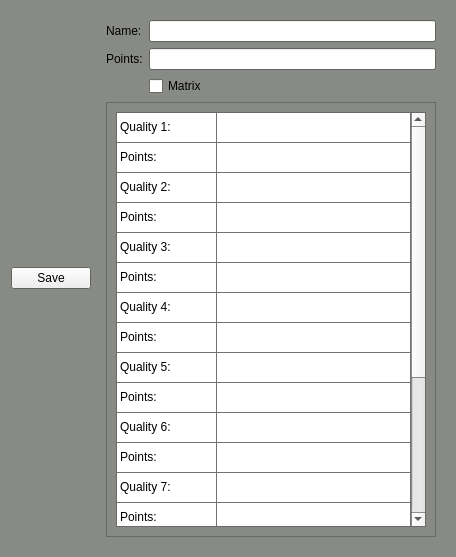
<?xml version="1.0" encoding="UTF-8"?>
<ui version="4.0">
 <class>Rubrics</class>
 <widget class="QWidget" name="Rubrics">
  <property name="geometry">
   <rect>
    <x>0</x>
    <y>0</y>
    <width>456</width>
    <height>557</height>
   </rect>
  </property>
  <property name="sizePolicy">
   <sizepolicy hsizetype="Expanding" vsizetype="Expanding">
    <horstretch>0</horstretch>
    <verstretch>0</verstretch>
   </sizepolicy>
  </property>
  <property name="palette">
   <palette>
    <active>
     <colorrole role="Base">
      <brush brushstyle="SolidPattern">
       <color alpha="255">
        <red>255</red>
        <green>255</green>
        <blue>255</blue>
       </color>
      </brush>
     </colorrole>
     <colorrole role="Window">
      <brush brushstyle="SolidPattern">
       <color alpha="255">
        <red>136</red>
        <green>138</green>
        <blue>133</blue>
       </color>
      </brush>
     </colorrole>
    </active>
    <inactive>
     <colorrole role="Base">
      <brush brushstyle="SolidPattern">
       <color alpha="255">
        <red>255</red>
        <green>255</green>
        <blue>255</blue>
       </color>
      </brush>
     </colorrole>
     <colorrole role="Window">
      <brush brushstyle="SolidPattern">
       <color alpha="255">
        <red>136</red>
        <green>138</green>
        <blue>133</blue>
       </color>
      </brush>
     </colorrole>
    </inactive>
    <disabled>
     <colorrole role="Base">
      <brush brushstyle="SolidPattern">
       <color alpha="255">
        <red>136</red>
        <green>138</green>
        <blue>133</blue>
       </color>
      </brush>
     </colorrole>
     <colorrole role="Window">
      <brush brushstyle="SolidPattern">
       <color alpha="255">
        <red>136</red>
        <green>138</green>
        <blue>133</blue>
       </color>
      </brush>
     </colorrole>
    </disabled>
   </palette>
  </property>
  <property name="windowTitle">
   <string>Rubrics</string>
  </property>
  <layout class="QHBoxLayout" name="horizontalLayout">
   <item>
    <widget class="QPushButton" name="pushButton_2">
     <property name="sizePolicy">
      <sizepolicy hsizetype="Maximum" vsizetype="Fixed">
       <horstretch>0</horstretch>
       <verstretch>0</verstretch>
      </sizepolicy>
     </property>
     <property name="text">
      <string>Save</string>
     </property>
    </widget>
   </item>
   <item>
    <widget class="QWidget" name="widget" native="true">
     <property name="sizePolicy">
      <sizepolicy hsizetype="Expanding" vsizetype="Expanding">
       <horstretch>0</horstretch>
       <verstretch>0</verstretch>
      </sizepolicy>
     </property>
     <layout class="QGridLayout" name="gridLayout">
      <item row="1" column="1">
       <widget class="QLineEdit" name="lineEdit_2"/>
      </item>
      <item row="0" column="0">
       <widget class="QLabel" name="label">
        <property name="text">
         <string>Name:</string>
        </property>
       </widget>
      </item>
      <item row="3" column="0" colspan="2">
       <widget class="QScrollArea" name="scrollArea">
        <property name="widgetResizable">
         <bool>true</bool>
        </property>
        <widget class="QWidget" name="scrollAreaWidgetContents">
         <property name="geometry">
          <rect>
           <x>0</x>
           <y>0</y>
           <width>332</width>
           <height>428</height>
          </rect>
         </property>
         <layout class="QVBoxLayout" name="verticalLayout_2">
          <item>
           <widget class="QTableWidget" name="tableWidget">
            <property name="rowCount">
             <number>20</number>
            </property>
            <property name="columnCount">
             <number>2</number>
            </property>
            <attribute name="horizontalHeaderVisible">
             <bool>false</bool>
            </attribute>
            <attribute name="horizontalHeaderDefaultSectionSize">
             <number>100</number>
            </attribute>
            <attribute name="horizontalHeaderStretchLastSection">
             <bool>true</bool>
            </attribute>
            <attribute name="verticalHeaderVisible">
             <bool>false</bool>
            </attribute>
            <row/>
            <row/>
            <row/>
            <row/>
            <row/>
            <row/>
            <row/>
            <row/>
            <row/>
            <row/>
            <row/>
            <row/>
            <row/>
            <row/>
            <row/>
            <row/>
            <row/>
            <row/>
            <row/>
            <row/>
            <column/>
            <column/>
            <item row="0" column="0">
             <property name="text">
              <string notr="true">Quality 1:</string>
             </property>
             <property name="flags">
              <set>ItemIsDragEnabled|ItemIsUserCheckable|ItemIsEnabled</set>
             </property>
            </item>
            <item row="0" column="1">
             <property name="text">
              <string/>
             </property>
             <property name="flags">
              <set>ItemIsSelectable|ItemIsEditable|ItemIsDragEnabled|ItemIsUserCheckable|ItemIsEnabled</set>
             </property>
            </item>
            <item row="1" column="0">
             <property name="text">
              <string>Points:</string>
             </property>
             <property name="flags">
              <set>ItemIsDragEnabled|ItemIsUserCheckable|ItemIsEnabled</set>
             </property>
            </item>
            <item row="1" column="1">
             <property name="text">
              <string/>
             </property>
             <property name="flags">
              <set>ItemIsSelectable|ItemIsEditable|ItemIsDragEnabled|ItemIsUserCheckable|ItemIsEnabled</set>
             </property>
            </item>
            <item row="2" column="0">
             <property name="text">
              <string>Quality 2:</string>
             </property>
             <property name="flags">
              <set>ItemIsDragEnabled|ItemIsUserCheckable|ItemIsEnabled</set>
             </property>
            </item>
            <item row="2" column="1">
             <property name="text">
              <string/>
             </property>
             <property name="flags">
              <set>ItemIsSelectable|ItemIsEditable|ItemIsDragEnabled|ItemIsUserCheckable|ItemIsEnabled</set>
             </property>
            </item>
            <item row="3" column="0">
             <property name="text">
              <string>Points:</string>
             </property>
             <property name="flags">
              <set>ItemIsDragEnabled|ItemIsUserCheckable|ItemIsEnabled</set>
             </property>
            </item>
            <item row="3" column="1">
             <property name="text">
              <string/>
             </property>
             <property name="flags">
              <set>ItemIsSelectable|ItemIsEditable|ItemIsDragEnabled|ItemIsUserCheckable|ItemIsEnabled</set>
             </property>
            </item>
            <item row="4" column="0">
             <property name="text">
              <string>Quality 3:</string>
             </property>
             <property name="flags">
              <set>ItemIsDragEnabled|ItemIsUserCheckable|ItemIsEnabled</set>
             </property>
            </item>
            <item row="4" column="1">
             <property name="text">
              <string/>
             </property>
             <property name="flags">
              <set>ItemIsSelectable|ItemIsEditable|ItemIsDragEnabled|ItemIsUserCheckable|ItemIsEnabled</set>
             </property>
            </item>
            <item row="5" column="0">
             <property name="text">
              <string>Points:</string>
             </property>
             <property name="flags">
              <set>ItemIsDragEnabled|ItemIsUserCheckable|ItemIsEnabled</set>
             </property>
            </item>
            <item row="5" column="1">
             <property name="text">
              <string/>
             </property>
             <property name="flags">
              <set>ItemIsSelectable|ItemIsEditable|ItemIsDragEnabled|ItemIsUserCheckable|ItemIsEnabled</set>
             </property>
            </item>
            <item row="6" column="0">
             <property name="text">
              <string>Quality 4:</string>
             </property>
             <property name="flags">
              <set>ItemIsDragEnabled|ItemIsUserCheckable|ItemIsEnabled</set>
             </property>
            </item>
            <item row="6" column="1">
             <property name="text">
              <string/>
             </property>
             <property name="flags">
              <set>ItemIsSelectable|ItemIsEditable|ItemIsDragEnabled|ItemIsUserCheckable|ItemIsEnabled</set>
             </property>
            </item>
            <item row="7" column="0">
             <property name="text">
              <string>Points:</string>
             </property>
             <property name="flags">
              <set>ItemIsDragEnabled|ItemIsUserCheckable|ItemIsEnabled</set>
             </property>
            </item>
            <item row="7" column="1">
             <property name="text">
              <string/>
             </property>
             <property name="flags">
              <set>ItemIsSelectable|ItemIsEditable|ItemIsDragEnabled|ItemIsUserCheckable|ItemIsEnabled</set>
             </property>
            </item>
            <item row="8" column="0">
             <property name="text">
              <string>Quality 5:</string>
             </property>
             <property name="flags">
              <set>ItemIsDragEnabled|ItemIsUserCheckable|ItemIsEnabled</set>
             </property>
            </item>
            <item row="8" column="1">
             <property name="text">
              <string/>
             </property>
             <property name="flags">
              <set>ItemIsSelectable|ItemIsEditable|ItemIsDragEnabled|ItemIsUserCheckable|ItemIsEnabled</set>
             </property>
            </item>
            <item row="9" column="0">
             <property name="text">
              <string>Points:</string>
             </property>
             <property name="flags">
              <set>ItemIsDragEnabled|ItemIsUserCheckable|ItemIsEnabled</set>
             </property>
            </item>
            <item row="9" column="1">
             <property name="text">
              <string/>
             </property>
             <property name="flags">
              <set>ItemIsSelectable|ItemIsEditable|ItemIsDragEnabled|ItemIsUserCheckable|ItemIsEnabled</set>
             </property>
            </item>
            <item row="10" column="0">
             <property name="text">
              <string>Quality 6:</string>
             </property>
             <property name="flags">
              <set>ItemIsDragEnabled|ItemIsUserCheckable|ItemIsEnabled</set>
             </property>
            </item>
            <item row="10" column="1">
             <property name="text">
              <string/>
             </property>
             <property name="flags">
              <set>ItemIsSelectable|ItemIsEditable|ItemIsDragEnabled|ItemIsUserCheckable|ItemIsEnabled</set>
             </property>
            </item>
            <item row="11" column="0">
             <property name="text">
              <string>Points:</string>
             </property>
             <property name="flags">
              <set>ItemIsDragEnabled|ItemIsUserCheckable|ItemIsEnabled</set>
             </property>
            </item>
            <item row="11" column="1">
             <property name="text">
              <string/>
             </property>
             <property name="flags">
              <set>ItemIsSelectable|ItemIsEditable|ItemIsDragEnabled|ItemIsUserCheckable|ItemIsEnabled</set>
             </property>
            </item>
            <item row="12" column="0">
             <property name="text">
              <string>Quality 7:</string>
             </property>
             <property name="flags">
              <set>ItemIsDragEnabled|ItemIsUserCheckable|ItemIsEnabled</set>
             </property>
            </item>
            <item row="12" column="1">
             <property name="text">
              <string/>
             </property>
             <property name="flags">
              <set>ItemIsSelectable|ItemIsEditable|ItemIsDragEnabled|ItemIsUserCheckable|ItemIsEnabled</set>
             </property>
            </item>
            <item row="13" column="0">
             <property name="text">
              <string>Points:</string>
             </property>
             <property name="flags">
              <set>ItemIsDragEnabled|ItemIsUserCheckable|ItemIsEnabled</set>
             </property>
            </item>
            <item row="13" column="1">
             <property name="text">
              <string/>
             </property>
             <property name="flags">
              <set>ItemIsSelectable|ItemIsEditable|ItemIsDragEnabled|ItemIsUserCheckable|ItemIsEnabled</set>
             </property>
            </item>
            <item row="14" column="0">
             <property name="text">
              <string>Quality 8:</string>
             </property>
             <property name="flags">
              <set>ItemIsDragEnabled|ItemIsUserCheckable|ItemIsEnabled</set>
             </property>
            </item>
            <item row="14" column="1">
             <property name="text">
              <string/>
             </property>
             <property name="flags">
              <set>ItemIsSelectable|ItemIsEditable|ItemIsDragEnabled|ItemIsUserCheckable|ItemIsEnabled</set>
             </property>
            </item>
            <item row="15" column="0">
             <property name="text">
              <string>Points:</string>
             </property>
             <property name="flags">
              <set>ItemIsDragEnabled|ItemIsUserCheckable|ItemIsEnabled</set>
             </property>
            </item>
            <item row="15" column="1">
             <property name="text">
              <string/>
             </property>
             <property name="flags">
              <set>ItemIsSelectable|ItemIsEditable|ItemIsDragEnabled|ItemIsUserCheckable|ItemIsEnabled</set>
             </property>
            </item>
            <item row="16" column="0">
             <property name="text">
              <string>Quality 9:</string>
             </property>
             <property name="flags">
              <set>ItemIsDragEnabled|ItemIsUserCheckable|ItemIsEnabled</set>
             </property>
            </item>
            <item row="16" column="1">
             <property name="text">
              <string/>
             </property>
             <property name="flags">
              <set>ItemIsSelectable|ItemIsEditable|ItemIsDragEnabled|ItemIsUserCheckable|ItemIsEnabled</set>
             </property>
            </item>
            <item row="17" column="0">
             <property name="text">
              <string>Points:</string>
             </property>
             <property name="flags">
              <set>ItemIsDragEnabled|ItemIsUserCheckable|ItemIsEnabled</set>
             </property>
            </item>
            <item row="17" column="1">
             <property name="text">
              <string/>
             </property>
             <property name="flags">
              <set>ItemIsSelectable|ItemIsEditable|ItemIsDragEnabled|ItemIsUserCheckable|ItemIsEnabled</set>
             </property>
            </item>
            <item row="18" column="0">
             <property name="text">
              <string>Quality 10:</string>
             </property>
            </item>
            <item row="18" column="1">
             <property name="text">
              <string/>
             </property>
             <property name="flags">
              <set>ItemIsSelectable|ItemIsEditable|ItemIsDragEnabled|ItemIsUserCheckable|ItemIsEnabled</set>
             </property>
            </item>
            <item row="19" column="0">
             <property name="text">
              <string>Points:</string>
             </property>
            </item>
            <item row="19" column="1">
             <property name="text">
              <string/>
             </property>
             <property name="flags">
              <set>ItemIsSelectable|ItemIsEditable|ItemIsDragEnabled|ItemIsUserCheckable|ItemIsEnabled</set>
             </property>
            </item>
           </widget>
          </item>
         </layout>
        </widget>
       </widget>
      </item>
      <item row="0" column="1">
       <widget class="QLineEdit" name="lineEdit"/>
      </item>
      <item row="1" column="0">
       <widget class="QLabel" name="label_2">
        <property name="text">
         <string>Points:</string>
        </property>
       </widget>
      </item>
      <item row="2" column="1">
       <widget class="QCheckBox" name="checkBox">
        <property name="text">
         <string>Matrix</string>
        </property>
       </widget>
      </item>
     </layout>
    </widget>
   </item>
  </layout>
 </widget>
 <resources/>
 <connections/>
</ui>
